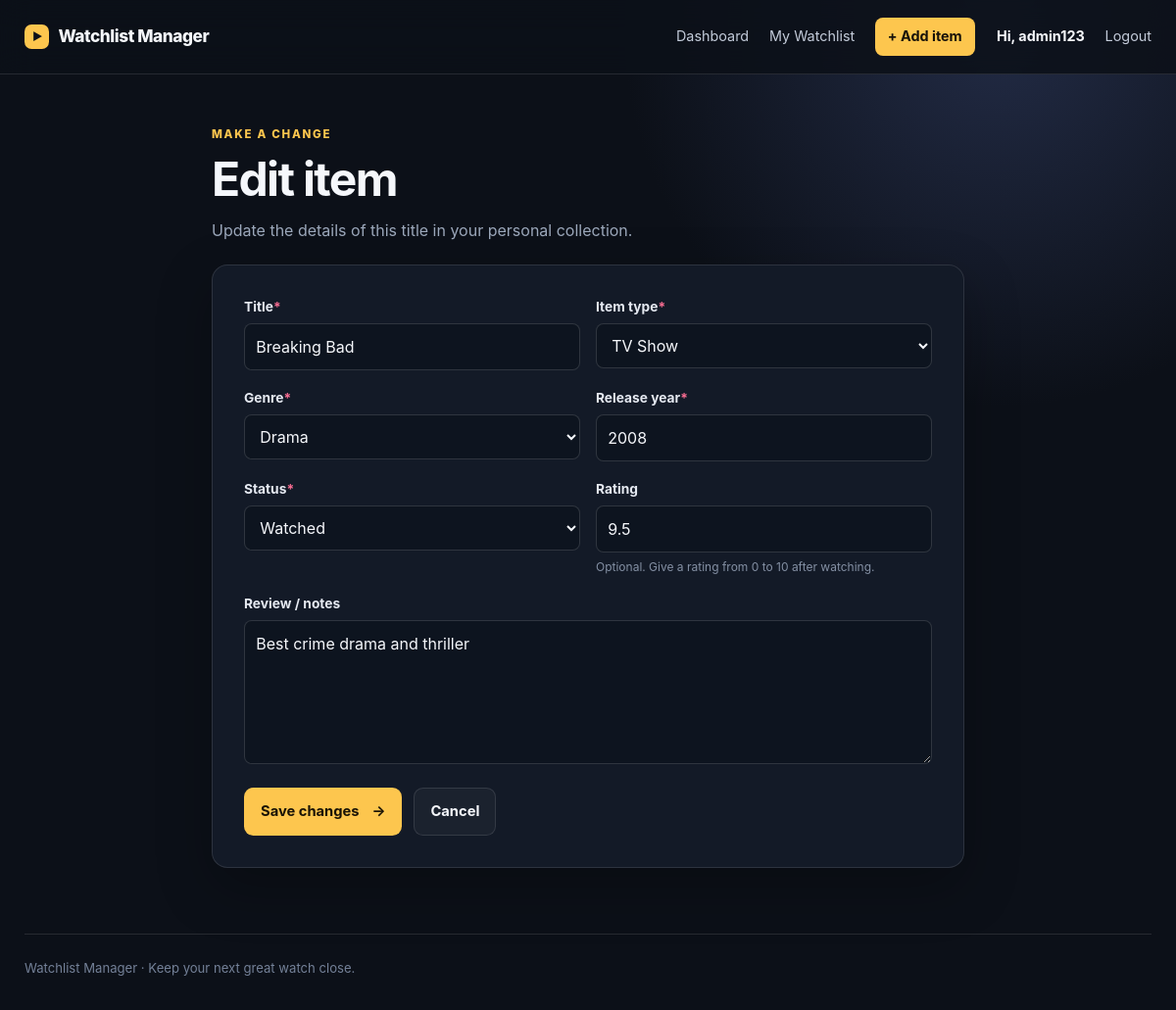
Screenshot of /watchlist/1/edit/ (signed in) with the database file from the repository.
### watchlist/models.py (models this page shows, shortened)
class WatchItem(models.Model):
    class ItemType(models.TextChoices):
        MOVIE = "movie", "Movie"
        TV_SHOW = "tv", "TV Show"
    class Status(models.TextChoices):
        WANT_TO_WATCH = "want", "Want to Watch"
        WATCHING = "watching", "Watching"
        WATCHED = "watched", "Watched"
    class Genre(models.TextChoices):
        ACTION = "Action", "Action"
        COMEDY = "Comedy", "Comedy"
        DOCUMENTARY = "Documentary", "Documentary"
        DRAMA = "Drama", "Drama"
        HORROR = "Horror", "Horror"
        ROMANCE = "Romance", "Romance"
        SCI_FI = "Sci-Fi", "Sci-Fi"
        THRILLER = "Thriller", "Thriller"
        OTHER = "Other", "Other"
    user = models.ForeignKey(
        settings.AUTH_USER_MODEL,
        on_delete=models.CASCADE,
        related_name="watch_items",
    )
    title = models.CharField(max_length=150)
    item_type = models.CharField(max_length=10, choices=ItemType.choices)
    genre = models.CharField(max_length=30, choices=Genre.choices)
    status = models.CharField(
        max_length=10,
        choices=Status.choices,
        default=Status.WANT_TO_WATCH,
    )
    rating = models.DecimalField(
        max_digits=3,
        decimal_places=1,
        null=True,
        blank=True,
        validators=[MinValueValidator(0), MaxValueValidator(10)],
        help_text="Optional. Give a rating from 0 to 10 after watching.",
    )
    review = models.TextField(blank=True, max_length=1000, verbose_name="Review / notes")
    release_year = models.PositiveIntegerField(
        validators=[MinValueValidator(1888), MaxValueValidator(2100)]
    )
    created_at = models.DateTimeField(auto_now_add=True)
    class Meta:
        ordering = ["-created_at"]
        constraints = [
            models.UniqueConstraint(
                fields=["user", "title", "item_type", "release_year"],
                name="unique_watch_item_per_user",
            )
        ]

### watchlist/views.py (the view)
# urls.py: path("watchlist/<int:pk>/edit/", views.item_update, name="item_update"),
@login_required
def item_update(request, pk):
    item = get_object_or_404(WatchItem, pk=pk, user=request.user)
    if request.method == "POST":
        form = WatchItemForm(request.POST, instance=item, user=request.user)
        if form.is_valid():
            form.save()
            messages.success(request, f'“{item.title}” was updated.')
            return redirect("item_detail", pk=item.pk)
    else:
        form = WatchItemForm(instance=item, user=request.user)
    return render(request, "watchlist/item_form.html", {"form": form, "page_title": "Edit item", "submit_label": "Save changes", "item": item})

### watchlist/forms.py (shortened to what this page needs)
class WatchItemForm(forms.ModelForm):
    class Meta:
        model = WatchItem
        fields = ("title", "item_type", "genre", "release_year", "status", "rating", "review")
        widgets = {
            "title": forms.TextInput(attrs={"placeholder": "For example: Inception"}),
            "release_year": forms.NumberInput(attrs={"min": 1888, "max": date.today().year + 5}),
            "rating": forms.NumberInput(attrs={"min": 0, "max": 10, "step": 0.1, "placeholder": "0–10"}),
            "review": forms.Textarea(attrs={"rows": 5, "placeholder": "Your personal notes or review..."}),
        }
    def __init__(self, *args, **kwargs):
        self.user = kwargs.pop("user", None)
        super().__init__(*args, **kwargs)
        for field in self.fields.values():
            field.widget.attrs["class"] = "form-control"

### watchlist/templates/watchlist/item_form.html (shortened to what this page needs)
{% extends 'base.html' %}
{% block content %}
<section class="form-page">
    <div class="form-intro"><p class="eyebrow">{% if item %}MAKE A CHANGE{% else %}SAVE SOMETHING GREAT{% endif %}</p><h1>{{ page_title }}</h1><p class="muted">{% if item %}Update the details of this title in your personal collection.{% else %}Add the details below. You can always edit them later.{% endif %}</p></div>
    <form method="post" class="item-form" novalidate>
        <div class="form-grid">
            {% for field in form %}
                <div class="form-field {% if field.name == 'review' %}full-width{% endif %}">
                    <label for="{{ field.id_for_label }}">{{ field.label }}{% if field.field.required %}<span class="required">*</span>{% endif %}</label>
                    {{ field }}
                    {% if field.help_text %}<small class="help-text">{{ field.help_text }}</small>{% endif %}
                </div>
            {% endfor %}
        </div>
        <div class="form-buttons"><button class="button button-primary" type="submit">{{ submit_label }} <span>→</span></button>{% if item %}<a class="button button-secondary" href="{% url 'item_detail' item.pk %}">Cancel</a>{% else %}<a class="button button-secondary" href="{% url 'watchlist' %}">Cancel</a>{% endif %}</div>
    </form>
</section>
{% endblock %}

### templates/base.html (shortened to what this page needs)
{% load static %}
<!DOCTYPE html>
<html lang="en">
<head>
    <link rel="stylesheet" href="{% static 'watchlist/style.css' %}">
</head>
<body>
    <header class="site-header">
        <nav class="navbar container" aria-label="Main navigation">
            <a class="brand" href="{% url 'home' %}"><span class="brand-mark">▶</span> Watchlist Manager</a>
            <div class="nav-links" id="nav-links">
                {% if user.is_authenticated %}
                    <a href="{% url 'dashboard' %}">Dashboard</a>
                    <a href="{% url 'watchlist' %}">My Watchlist</a>
                    <a class="nav-add" href="{% url 'item_create' %}">+ Add item</a>
                    <span class="user-name">Hi, {{ user.username }}</span>
                    <form method="post" action="{% url 'logout' %}" class="logout-form">
                        <button type="submit" class="link-button">Logout</button>
                    </form>
                {% else %}
                    <a href="{% url 'home' %}">Home</a>
                    <a href="{% url 'login' %}">Login</a>
                    <a class="nav-add" href="{% url 'register' %}">Register</a>
                {% endif %}
            </div>
        </nav>
    </header>
    <main class="container page-content">
        {% block content %}{% endblock %}
    </main>
    <footer class="site-footer container">Watchlist Manager &middot; Keep your next great watch close.</footer>
</body>
</html>

### static/watchlist/style.css (style rules this page uses)
:root { --ink: #0c1018; --surface: #131a27; --surface-2: #1a2333; --line: rgba(255,255,255,.11); --text: #f5f7fb; --muted: #9ba7ba; --accent: #fdc64e; --accent-bright: #ffe090; --pink: #f76c91; --green: #58d3a4; --blue: #6da8f7; --shadow: 0 20px 55px rgba(0,0,0,.26); }
* { box-sizing: border-box; }
html { min-height: 100%; background: var(--ink); }
body { margin: 0; min-height: 100vh; background: radial-gradient(circle at 85% 3%, #222b45 0, transparent 24rem), var(--ink); color: var(--text); font-family: Inter, ui-sans-serif, system-ui, -apple-system, BlinkMacSystemFont, "Segoe UI", sans-serif; line-height: 1.55; }
a { color: inherit; text-decoration: none; }
button, input, select, textarea { font: inherit; }
button { cursor: pointer; }
.container { width: min(1150px, calc(100% - 2.5rem)); margin-inline: auto; }
.site-header { position: sticky; z-index: 10; top: 0; background: rgba(12,16,24,.88); border-bottom: 1px solid var(--line); backdrop-filter: blur(16px); }
.navbar { min-height: 4.7rem; display: flex; align-items: center; justify-content: space-between; gap: 1rem; }
.brand { display: inline-flex; align-items: center; gap: .6rem; font-weight: 800; letter-spacing: -.025em; font-size: 1.08rem; }
.brand-mark { color: var(--ink); background: var(--accent); display: grid; place-items: center; width: 1.55rem; height: 1.55rem; border-radius: .45rem; font-size: .68rem; padding-left: .08rem; }
.nav-links { display: flex; align-items: center; gap: 1.3rem; font-size: .9rem; color: #c4ccda; }
.nav-add { background: var(--accent); color: #17120a; padding: .5rem .8rem; border-radius: .5rem; font-weight: 750; }
.user-name { color: var(--text); font-weight: 650; padding-left: .1rem; }
.logout-form { display: inline; }
.link-button { border: 0; padding: 0; background: none; color: #c4ccda; }
.page-content { min-height: calc(100vh - 8rem); padding-block: 3.3rem 4.2rem; }
.site-footer { padding: 1.5rem 0 2rem; color: #748198; font-size: .82rem; border-top: 1px solid var(--line); }
.eyebrow { margin: 0 0 .6rem; color: var(--accent); font-weight: 800; font-size: .72rem; letter-spacing: .15em; }
h1, h2, h3, p { margin-top: 0; }
h1, h2, h3 { line-height: 1.13; letter-spacing: -.035em; }
h1 { font-size: clamp(2rem, 4vw, 3.25rem); margin-bottom: .75rem; }
.muted { color: var(--muted); }
.button { display: inline-flex; justify-content: center; align-items: center; gap: .8rem; border: 1px solid transparent; border-radius: .6rem; padding: .75rem 1rem; font-weight: 750; font-size: .92rem; transition: transform .18s ease, background .18s ease, border-color .18s ease; }
.button-primary { background: var(--accent); color: #1a1306; }
.button-secondary { color: var(--text); background: rgba(255,255,255,.035); border-color: var(--line); }
.auth-card, .item-form { width: min(100%, 31rem); padding: 2rem; background: var(--surface); border: 1px solid var(--line); border-radius: 1rem; box-shadow: var(--shadow); }
.form-field { margin-bottom: 1.1rem; }
.form-field label { display: block; margin-bottom: .37rem; color: #e5e9f1; font-size: .86rem; font-weight: 700; }
.form-control, .auth-card input { display: block; width: 100%; padding: .67rem .7rem; color: var(--text); background: #0d141f; border: 1px solid rgba(255,255,255,.14); border-radius: .48rem; outline: none; }
.help-text { display: block; margin-top: .32rem; color: #8490a4; font-size: .75rem; }
.form-page { width: min(100%, 48rem); margin-inline: auto; }
.form-intro { margin-bottom: 1.4rem; }
.item-form { width: 100%; }
.form-grid { display: grid; grid-template-columns: 1fr 1fr; gap: 0 1rem; }
.full-width { grid-column: 1 / -1; }
.required { color: var(--pink); }
.form-buttons { display: flex; gap: .75rem; padding-top: .4rem; }

### rows the page displays
WatchItem: form "Breaking Bad" "TV Show" "Drama" "2008" "Watched" "9.5" "Best crime drama and thriller"

### other values shown
{{ user.username }} "admin123"
{{ page_title }} "Edit item"
{{ field.label }} "Title" "Item type" "Genre" "Release year" "Status" "Rating" "Review / notes"
{{ field.help_text }} "Optional. Give a rating from 0 to 10 after watching."
{{ submit_label }} "Save changes"
